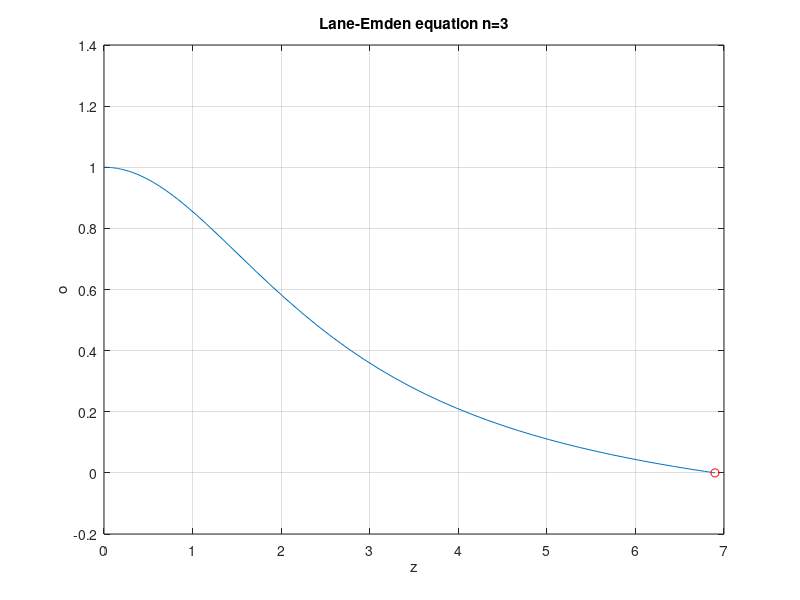

The MATLAB source for this figure:
%Lane-Emdun equation for n=3
function [n,z1,o1,te,ye,ie]=lamed()
z0=0, o0=1, o_dot=0 %o=x, z=y
zmax=7
n=3 %polytropic model
t=1e-9
options=odeset('Events',@events);
[z1,o1,te,ye,ie]=ode45(@f,[t,zmax],[o0;z0],options);
te
ye
ie
figure
plot(z1,o1(:,1),te,ye(:,1),'r-o')
grid on
xlabel('z')
ylabel('o')
title('Lane-Emden equation n=3')
end
function dydt=f(z1,o1)
n=3;
dydt=[o1(2);-(2/z1*o1(2)+o1(1)^n)];
%f=@(z,o)[o(2);-(2/z*o(2)+o(1)^n)];
end
function [value,isterminal,direction]=events(z1,o1)
value=o1(1);
isterminal=1;
direction=-1;
end